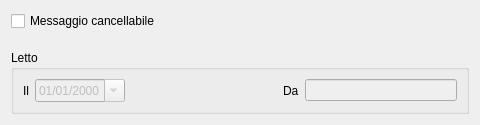
<?xml version="1.0" encoding="UTF-8"?>
<ui version="4.0">
 <class>Dialog</class>
 <widget class="QDialog" name="Dialog">
  <property name="geometry">
   <rect>
    <x>0</x>
    <y>0</y>
    <width>480</width>
    <height>125</height>
   </rect>
  </property>
  <property name="windowTitle">
   <string>Dialog</string>
  </property>
  <layout class="QVBoxLayout" name="verticalLayout">
   <item>
    <widget class="QCheckBox" name="checkBox_cancellabile">
     <property name="text">
      <string>Messaggio cancellabile</string>
     </property>
     <property name="column" stdset="0">
      <string>richiestacancellabile</string>
     </property>
    </widget>
   </item>
   <item>
    <spacer name="verticalSpacer_2">
     <property name="orientation">
      <enum>Qt::Vertical</enum>
     </property>
     <property name="sizeHint" stdset="0">
      <size>
       <width>20</width>
       <height>40</height>
      </size>
     </property>
    </spacer>
   </item>
   <item>
    <widget class="QGroupBox" name="groupBox">
     <property name="title">
      <string>Letto</string>
     </property>
     <layout class="QGridLayout" name="gridLayout">
      <item row="0" column="0">
       <widget class="QLabel" name="label_2">
        <property name="text">
         <string>Il</string>
        </property>
       </widget>
      </item>
      <item row="0" column="1">
       <widget class="com.axiastudio.pypapi.ui.widgets.PyPaPiDateEdit" name="dateEdit_dataletto">
        <property name="enabled">
         <bool>false</bool>
        </property>
        <property name="sizePolicy">
         <sizepolicy hsizetype="Minimum" vsizetype="Fixed">
          <horstretch>0</horstretch>
          <verstretch>0</verstretch>
         </sizepolicy>
        </property>
        <property name="minimumSize">
         <size>
          <width>90</width>
          <height>0</height>
         </size>
        </property>
        <property name="maximumSize">
         <size>
          <width>100</width>
          <height>16777215</height>
         </size>
        </property>
        <property name="displayFormat">
         <string>dd/MM/yyyy</string>
        </property>
        <property name="calendarPopup">
         <bool>true</bool>
        </property>
        <property name="column" stdset="0">
         <string>dataletto</string>
        </property>
       </widget>
      </item>
      <item row="0" column="2">
       <spacer name="horizontalSpacer">
        <property name="orientation">
         <enum>Qt::Horizontal</enum>
        </property>
        <property name="sizeHint" stdset="0">
         <size>
          <width>40</width>
          <height>20</height>
         </size>
        </property>
       </spacer>
      </item>
      <item row="0" column="3">
       <widget class="QLabel" name="label_3">
        <property name="text">
         <string>Da</string>
        </property>
       </widget>
      </item>
      <item row="0" column="4">
       <widget class="QLineEdit" name="lineEdit">
        <property name="enabled">
         <bool>false</bool>
        </property>
        <property name="column" stdset="0">
         <string>esecutoreletto</string>
        </property>
       </widget>
      </item>
     </layout>
    </widget>
   </item>
  </layout>
 </widget>
 <customwidgets>
  <customwidget>
   <class>com.axiastudio.pypapi.ui.widgets.PyPaPiDateEdit</class>
   <extends>QDateEdit</extends>
   <header>pypapidateedit.h</header>
  </customwidget>
 </customwidgets>
 <resources/>
 <connections/>
</ui>
